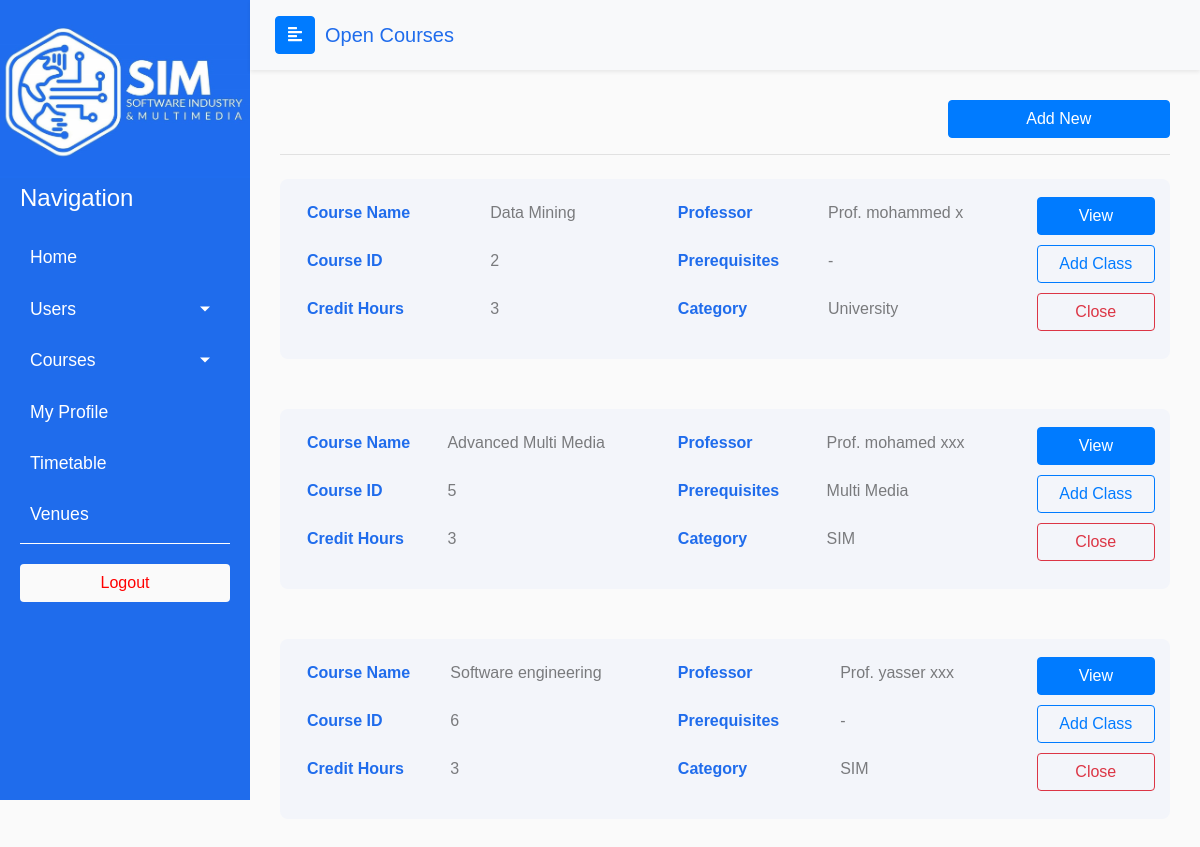
The page /admin/open_courses.php on the database its author committed.
### tables this page shows
CREATE TABLE `courses` (
  `course_id` int(12) NOT NULL,
  `name` varchar(255) NOT NULL,
  `credits` int(11) NOT NULL,
  `has_preq` tinyint(1) DEFAULT NULL,
  `has_labs` tinyint(1) DEFAULT NULL,
  `has_practical` tinyint(1) DEFAULT NULL,
  `category` varchar(20) NOT NULL DEFAULT 'university',
  `elective` varchar(5) NOT NULL DEFAULT 'no'
);

CREATE TABLE `users` (
  `id` int(12) NOT NULL,
  `first_name` varchar(255) NOT NULL,
  `middle_name` varchar(255) NOT NULL,
  `last_name` varchar(255) NOT NULL,
  `national_id` bigint(14) NOT NULL,
  `type` varchar(255) NOT NULL,
  `email` varchar(255) NOT NULL,
  `password` varchar(255) NOT NULL,
  `gender` varchar(255) NOT NULL,
  `mobile_number` varchar(255) NOT NULL,
  `home_number` varchar(255) DEFAULT NULL,
  `image_path` text DEFAULT 'profile_images\\profile.png'
);

### includes/functions.php (the view, shortened to what this page needs)
<?php
include_once dirname(__FILE__, 1) . DIRECTORY_SEPARATOR . "Admin" . DIRECTORY_SEPARATOR . "all_types" . DIRECTORY_SEPARATOR . "functions.php";
function getOpenCourses()
{
    global $conn;
    $query = "SELECT c.name, c.course_id, c.credits, c.category, c.has_preq, u.first_name, u.last_name FROM open_courses oc
    INNER JOIN courses c ON c.course_id = oc.course_id
    INNER JOIN open_courses_instructors oci ON oci.course_id = oc.course_id
    INNER JOIN instructors i ON i.instructor_id = oci.instructor_id
    INNER JOIN users u ON u.id = i.id_user
    WHERE u.type = 'professor' OR u.type = 'admin'";
    $query_result = mysqli_query($conn, $query);
    while ($row = mysqli_fetch_assoc($query_result)) {
        $cname = $row['name'];
        $id = $row['course_id'];
        $credits = $row['credits'];
        $fname = $row['first_name'];
        $lname = $row['last_name'];
        $category = $row['category'];
        $has_preq = $row['has_preq'];
        $prerequisite = '-';
        if ($category == 'sim') {
            $category = strtoupper($category);
        } else {
            $category = ucfirst($category);
        }
        if ($has_preq == '1') {
            $preq_query = "SELECT name from prerequisites p
        INNER JOIN courses c on p.prerequisite_id = c.course_id
        WHERE p.id_course = $id";
            $preq_query_result = mysqli_query($conn, $preq_query);
            $data = mysqli_fetch_assoc($preq_query_result);
            if (mysqli_num_rows($preq_query_result)) {
                $prerequisite = $data['name'];
            }
        }
        echo "
      <div class='conbody container-fluid'>
        <div class='row'>
          <div class='col-lg-5 col-md-12'>
            <table class='table table-borderless '>
              <tbody>
                <tr>
                  <th scope='row'>Course Name</th>
                  <td>$cname</td>
                </tr>
                <tr>
                  <th scope='row'>Course ID</th>
                  <td>$id</td>
                </tr>
                <tr>
                  <th scope='row'>Credit Hours</th>
                  <td>$credits</td>
                </tr>
              </tbody>
            </table>
          </div>
          <div class='col-lg-5 col-md-12'>
            <table class='table table-borderless '>
              <tbody>
                <tr>
                  <th scope='row'>Professor</th>
                  <td>Prof. $fname $lname</td>
                </tr>
                <tr>
                  <th scope='row'>Prerequisites</th>
                  <td>$prerequisite</td>
                </tr>
                <tr>
                  <th scope='row'>Category</th>
                  <td>$category</td>
                </tr>
              </tbody>
            </table>
          </div>
          <div class='btn-grp col-lg-2 col-md-12'>
            <a href='../academic/discussion.php?course_id=$id' class='btn btn-primary'>View</a>
            <a href='../admin/Add_Class.php?course_id=$id' class='btn btn-outline-primary'>Add Class</a>
            <a href='../admin/close_course.php?course_id=$id' class='btn btn-outline-danger'>Close</a>
          </div>
        </div>
      </div>
      ";
    }
}

### css/rootStyles.css (style rules this page uses)
:root { --primary: rgb(31,108,236); --danger: red; }
body { font-family: 'Poppins', sans-serif; background: #fafafa; }
a, a:hover, a:focus { color: inherit; text-decoration: none; transition: all 0.3s; }

### admin/css/available_courses.css (style rules this page uses)
.conbody { background-color: rgb(31,108,236,0.03); color:rgb(31,108,236); padding: 10px 15px; border-radius: 8px; margin-bottom: 50px; }
tr td { color: rgb(0,0,0,0.5); }
.btn-grp { min-height: 100%; display: flex; flex-direction: column; align-items: center; justify-content: center; }
.btn-grp a { min-width: 100%; margin-bottom: 10px; }

### rows shown on the page
courses: name "Data Mining", course_id "2", credits "3", users.first_name "mohammed", users.last_name "x", prerequisite "-", category "University"
courses: name "Advanced Multi Media", course_id "5", credits "3", users.first_name "mohamed", users.last_name "xxx", courses.name "Multi Media", category "SIM"
courses: name "Software engineering", course_id "6", credits "3", users.first_name "yasser", users.last_name "xxx", prerequisite "-", category "SIM"
